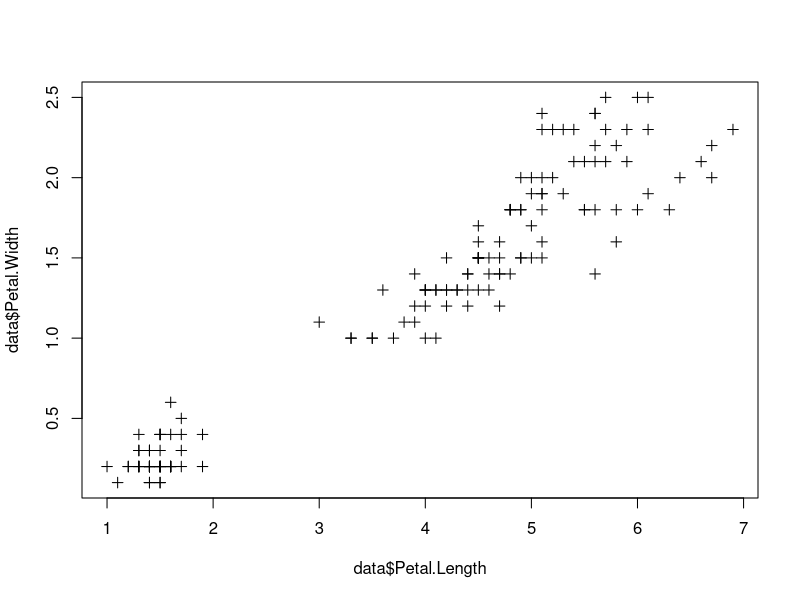

Recreate this plot in R.
library(ggplot2)

# hwy = 고속도로연비, cty = 도시연비
data = as.data.frame(ggplot2::mpg)
data$total = (data$cty + data$hwy) / 2
data

# 4)R에서 제공되는 iris데이터 셋을 활용하여 다음을 수행하시오
# 4-1) iris데이터의 구조와 차원, 요약통계량을 확인하시오
data = as.data.frame(iris)
summary(data)
# 4-2) 꽃잎의 길이와 꽃잎의 넓이 사이의 관계를 시각화 하시오
plot(data$Petal.Length, data$Petal.Width, pch=3)
# 4-3) 꽃잎의 길이와 꽃잎의 넓이 사이의 관계를 검정하고 해석하시오
cor(data$Petal.Length, data$Petal.Width) # 매우 강한 관계